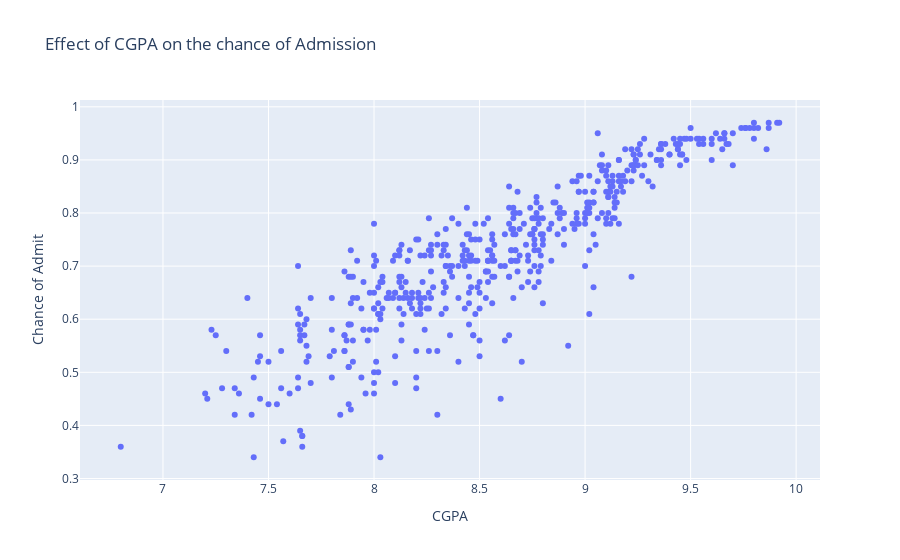

Source (notebook cell):
### Code cell
fig = go.Figure()
fig.add_trace(go.Scatter(x=df['CGPA'], 
                         y=df['Chance of Admit '],
                         mode='markers'))

fig.update_layout(title='Effect of CGPA on the chance of Admission',
                   xaxis_title='CGPA',
                   yaxis_title='Chance of Admit')

### Figure 1 — Plotly figure (JSON) as saved in the notebook; plotly's stock layout.template omitted (floating-point values rounded to 4 significant figures; data arrays with more than 128 entries replaced by an {"elided": "..."} marker saying what was removed)
{"data": [{"mode": "markers", "type": "scatter", "x": {"elided": "500 float values"}, "y": {"elided": "500 float values"}}], "layout": {"title": {"text": "Effect of CGPA on the chance of Admission"}, "xaxis": {"title": {"text": "CGPA"}}, "yaxis": {"title": {"text": "Chance of Admit"}}}}
